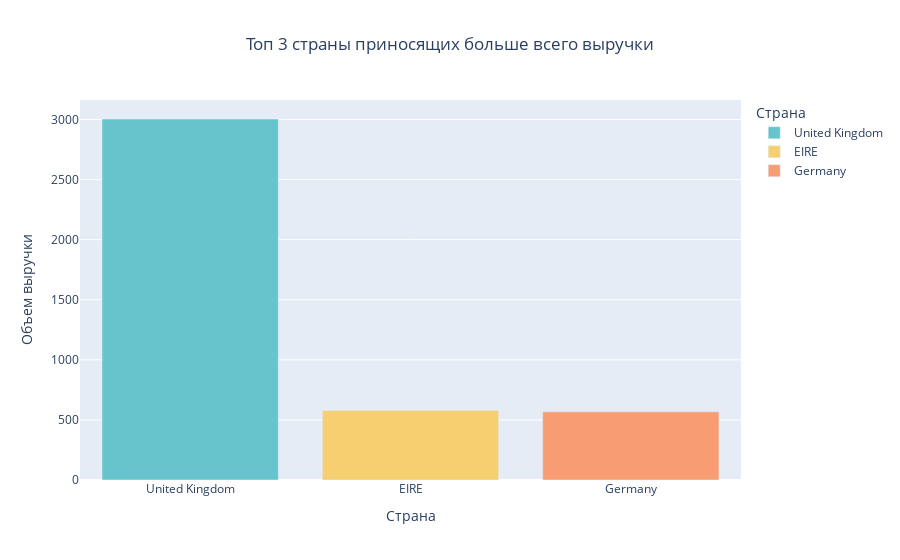

Here is the notebook cell this chart was saved with:
### Markdown cell above
Построим визуализацию и выделим топ-3 страны, клиенты из которых приносят компании больше всего выручки:

### Code cell
bar_plot('Country', 'TotalPrice', 'Топ 3 страны приносящих больше всего выручки', 'Страна', 'Объем выручки', 3)

### Figure 1 — Plotly figure (JSON) as saved in the notebook; plotly's stock layout.template omitted (floating-point values rounded to 4 significant figures)
{"data": [{"alignmentgroup": "True", "hovertemplate": "Страна=%{x}<br>Объем выручки=%{y}<extra></extra>", "legendgroup": "United Kingdom", "marker": {"color": "rgb(102, 197, 204)", "pattern": {"shape": ""}}, "name": "United Kingdom", "offsetgroup": "United Kingdom", "orientation": "v", "showlegend": true, "textposition": "auto", "type": "bar", "x": ["United Kingdom"], "xaxis": "x", "y": [3004], "yaxis": "y"}, {"alignmentgroup": "True", "hovertemplate": "Страна=%{x}<br>Объем выручки=%{y}<extra></extra>", "legendgroup": "EIRE", "marker": {"color": "rgb(246, 207, 113)", "pattern": {"shape": ""}}, "name": "EIRE", "offsetgroup": "EIRE", "orientation": "v", "showlegend": true, "textposition": "auto", "type": "bar", "x": ["EIRE"], "xaxis": "x", "y": [579], "yaxis": "y"}, {"alignmentgroup": "True", "hovertemplate": "Страна=%{x}<br>Объем выручки=%{y}<extra></extra>", "legendgroup": "Germany", "marker": {"color": "rgb(248, 156, 116)", "pattern": {"shape": ""}}, "name": "Germany", "offsetgroup": "Germany", "orientation": "v", "showlegend": true, "textposition": "auto", "type": "bar", "x": ["Germany"], "xaxis": "x", "y": [567], "yaxis": "y"}], "layout": {"barmode": "relative", "legend": {"title": {"text": "Страна"}, "tracegroupgap": 0}, "title": {"text": "Топ 3 страны приносящих больше всего выручки", "x": 0.5}, "xaxis": {"anchor": "y", "categoryarray": ["United Kingdom", "EIRE", "Germany"], "categoryorder": "array", "domain": [0, 1], "title": {"text": "Страна"}}, "yaxis": {"anchor": "x", "domain": [0, 1], "title": {"text": "Объем выручки"}}}}
